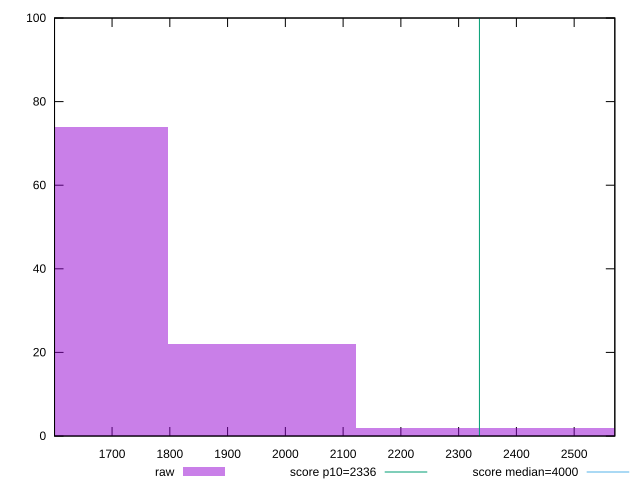

Here is the gnuplot script that generated this plot:
reset

$raw <<EOF
2612.457511000984 2
1632.7859443756151 74
1959.343133250738 22
2285.9003221258613 2
EOF

set key outside below
set boxwidth 326.557188875123
set xrange [1600.4009999999998:2570.3999999999996]
set yrange [0:100]
set trange [0:100]
set style fill transparent solid 0.5 noborder

set parametric
set terminal svg size 640, 490 enhanced background rgb 'white'
set output "report_00015_2021-02-09T16-11-33.973Z/first-meaningful-paint/samples/pages+cached+noadtech+nomedia+nocss/raw/histogram.svg"

plot $raw title "raw" with boxes, \
     2336,t title "score p10=2336", \
     4000,t title "score median=4000"

reset
